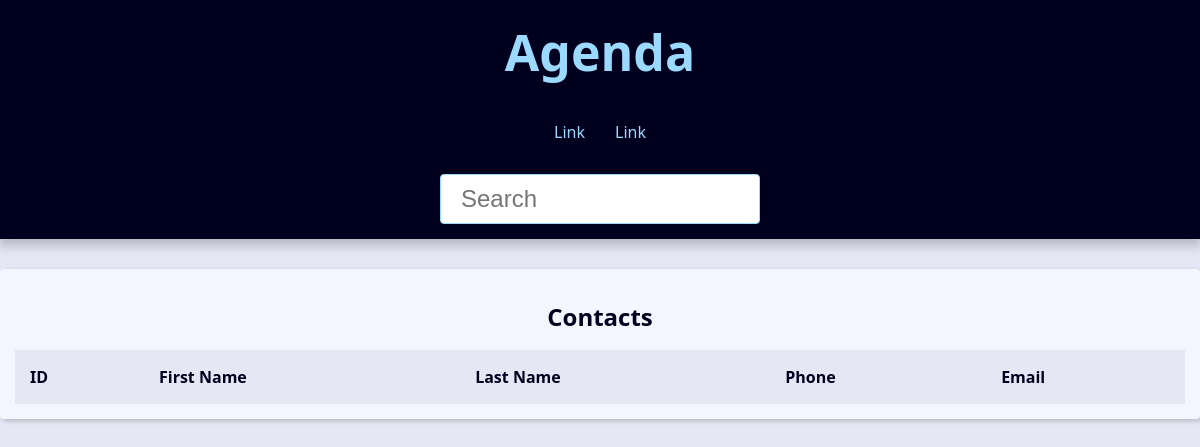
The app's page /, older data.
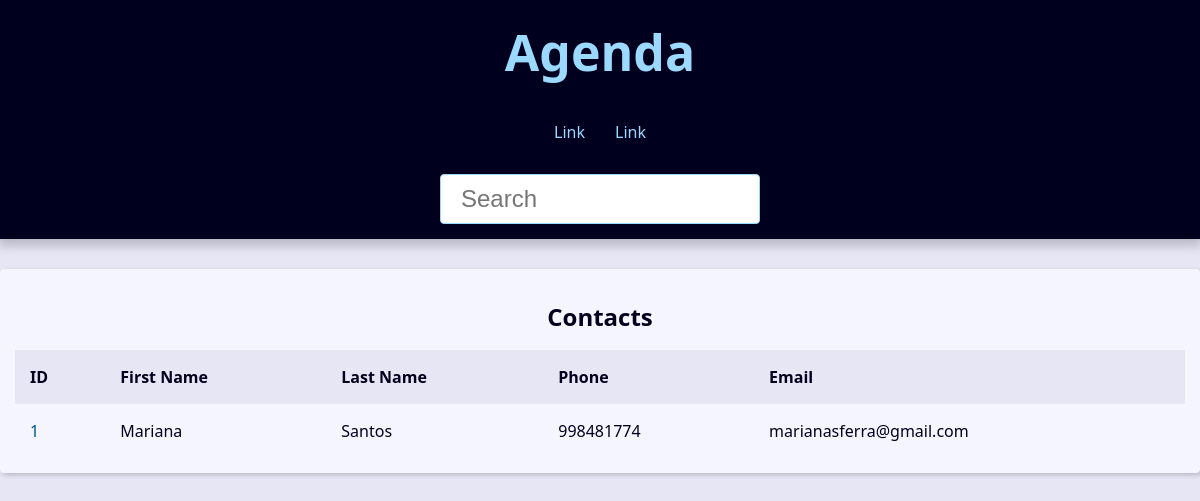
The same page, newer data.
### contact/models.py (models this page shows, shortened)
class Contact(models.Model):
    first_name = models.CharField(max_length=50)
    last_name = models.CharField(max_length=50, blank=True)
    phone = models.CharField(max_length=50)
    email = models.EmailField(max_length=254, blank=True)
    created_date = models.DateTimeField(default=timezone.now)
    description = models.TextField(blank=True)
    show = models.BooleanField(default=True)
    picture = models.ImageField(blank=True, upload_to='pictures/%Y/%m/')
    category = models.ForeignKey(Category, on_delete=models.SET_NULL, blank=True, null=True)
    owner = models.ForeignKey(User, on_delete=models.SET_NULL, blank=True, null=True)

### contact/views/contact_views.py (the view)
# urls.py: path('', views.index, name='index'),  # type:ignore
def index(request):
    contacts = Contact.objects.filter(show=True).order_by('-id')[:12]
    context = {
        'contacts': contacts,
        'site_title': 'Contatos - '
    }
    return render(request,
                  'contact/index.html',
                  context
                  )

### contact/templates/contact/index.html
{% extends "global/base.html" %}
{% block content %}
    <div class="responsive-table">
        <table class="contacts-table">
            <caption class="table-caption">
                Contacts
            </caption>
            <thead>
                <tr class="table-row table-row-header">
                    <th class="table-header">ID</th>
                    <th class="table-header">First Name</th>
                    <th class="table-header">Last Name</th>
                    <th class="table-header">Phone</th>
                    <th class="table-header">Email</th>
                </tr>
            </thead>
            <tbody>
                {% for contact in contacts %}
                    <tr class="table-row">
                        <td class="table-cel">
                            <a href="{% url 'contact:contact' contact.id %}" class="table-link">
                                {{ contact.id }}
                            </a>
                        </td>
                        <td class="table-cel">
                            {{ contact.first_name }}
                        </td>
                        <td class="table-cel">
                            {{ contact.last_name }}
                        </td>
                        <td class="table-cel">
                            {{ contact.phone }}
                        </td>
                        <td class="table-cel">
                            {{ contact.email }}
                        </td>
                    </tr>
                {% endfor %}
            </tbody>
        </table>
    </div>
{% endblock content %}

Row changes from the older to the newer data that the page shows:
added Contact: id "1", first_name "Mariana", last_name "Santos", phone "998481774", email "marianasferra@gmail.com"
